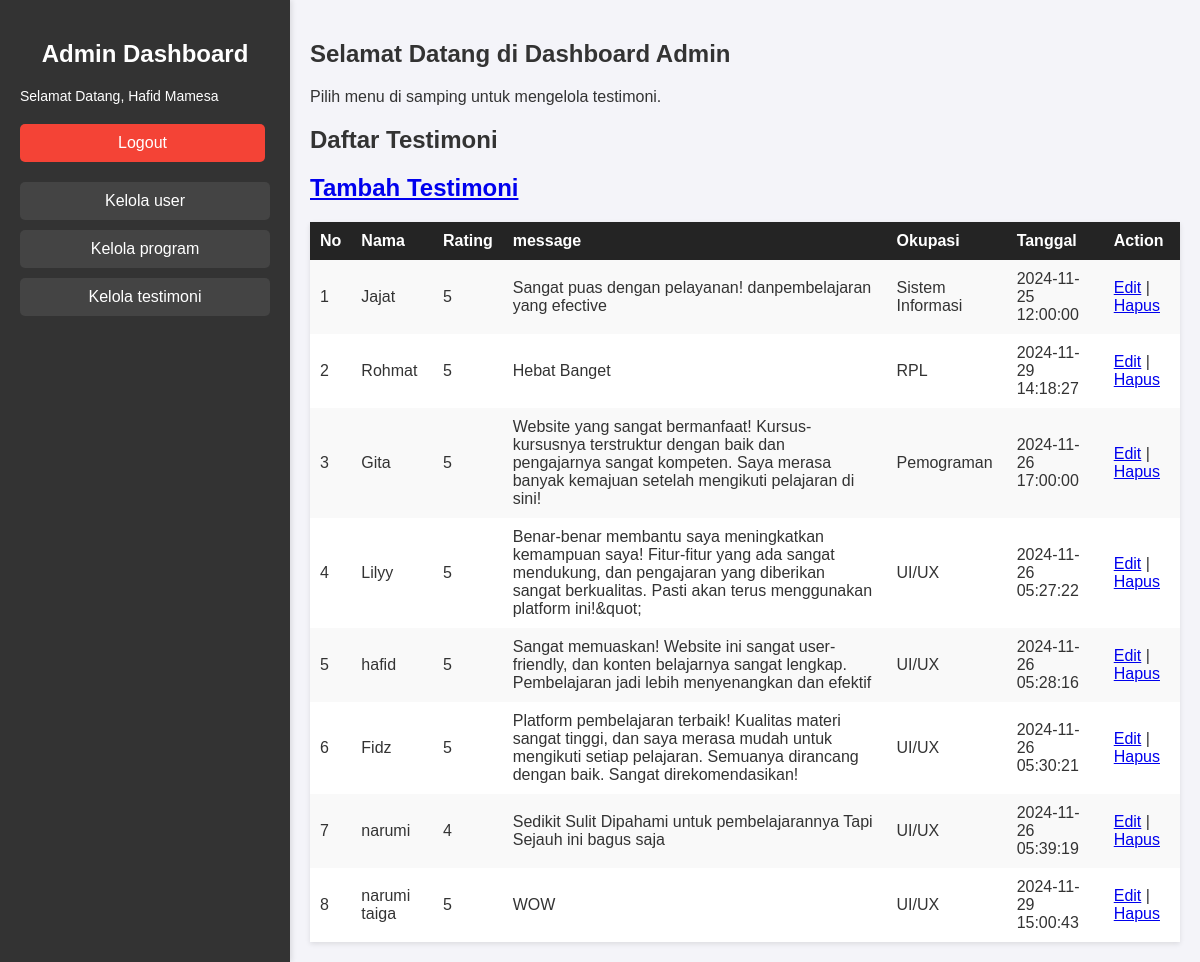
The app's page /admin/manage_testimoni.php (signed in) with its own data.
### tables this page shows
CREATE TABLE `reviews` (
  `id` int(11) NOT NULL,
  `name` varchar(50) DEFAULT NULL,
  `rating` int(11) DEFAULT NULL,
  `message` text DEFAULT NULL,
  `okupasi` varchar(64) DEFAULT NULL,
  `create_at` datetime DEFAULT NULL
);

### admin/manage_testimoni.php (the view, shortened to what this page needs)
<?php
    include'../config/config.php';
    $sql = "SELECT * FROM reviews";
    $stmt = $pdo->query($sql);
    $users = $stmt->fetchAll(PDO::FETCH_ASSOC);
?>
<!DOCTYPE html>
<html lang="en">
<head>
    <link rel="stylesheet" href="../css/dashboard_admin.css">
</head>
<body>
    <div class="container">
        <div class="sidebar">
            <h2>Admin Dashboard</h2>
            <p>Selamat Datang, <?php echo $_SESSION['nama']; ?></p>
            <a href="../config/logout.php" class="logout-btn">Logout</a>
            <div class="sidebar-manage">
            <a href="manage_users.php" class="manage-users-btn">Kelola user</a>
            <a href="manage_courses.php" class="manage-courses-btn">Kelola program</a>
            <a href="manage_testimoni.php" class="manage-courses-btn">Kelola testimoni</a>
            </div>
        </div>
        <div class="main-content">
            <h2>Selamat Datang di Dashboard Admin</h2>
            <p>Pilih menu di samping untuk mengelola testimoni.</p>
            <h2>Daftar Testimoni</h2>
            <h2><a href="tools/create_testimoni.php">Tambah Testimoni</a></h2>
            <table>
                <tr>
                    <th>No</th>
                    <th>Nama</th>
                    <th>Rating</th>
                    <th>message</th>
                    <th>Okupasi</th>
                    <th>Tanggal</th>
                    <th>Action</th>
                </tr>
                <?php foreach ($users as $index => $user): ?>
                <tr>
                    <td><?= $index + 1; ?></td>
                    <td><?= htmlspecialchars($user['name']); ?></td>
                    <td><?= htmlspecialchars($user['rating']); ?></td>
                    <td><?= htmlspecialchars($user['message']); ?></td>
                    <td><?= htmlspecialchars($user['okupasi']); ?></td>
                    <td><?= htmlspecialchars($user['create_at']); ?></td>
                    <td>
                        <a href="tools/edit_testimoni.php?id=<?= $user['id']; ?>">Edit</a> |
                        <a href="tools/delete_testimoni.php?id=<?= $user['id']; ?>" onclick="return confirm('Yakin ingin menghapus?')">Hapus</a>
                    </td>
                </tr>
                <?php endforeach; ?>
            </table>
        </div>
    </div>
</body>
</html>

### css/dashboard_admin.css (style rules this page uses)
body { margin: 0; font-family: Arial, sans-serif; background-color: #f4f4f9; color: #333; }
.container { display: flex; min-height: 100vh; }
.sidebar { width: 250px; background: #333333; color: white; padding: 20px; box-shadow: 2px 0 5px rgba(0, 0, 0, 0.1); }
.sidebar h2 { text-align: center; margin-bottom: 20px; }
.sidebar p { font-size: 14px; margin: 10px 0; }
.sidebar .logout-btn { display: block; width: 90%; background-color: #f44336; color: white; text-align: center; padding: 10px; margin-top: 20px; border: none; border-radius: 5px; text-decoration: none; }
.sidebar-manage { margin-top: 20px; display: flex; flex-direction: column; gap: 10px; }
.sidebar-manage a { display: block; background-color: #444444; color: white; text-align: center; padding: 10px; text-decoration: none; border-radius: 5px; transition: background-color 0.3s ease; }
.main-content { flex: 1; padding: 20px; }
.main-content h2 { margin-bottom: 20px; }
table { width: 100%; border-collapse: collapse; background: #fff; box-shadow: 0 2px 5px rgba(0, 0, 0, 0.1); }
table th, table td { text-align: left; padding: 10px; }
table th { background-color: #242424; color: white; }
table tr:nth-child(even) { background-color: #f9f9f9; }

### records on screen
reviews: name "Jajat", rating "5", message "Sangat puas dengan pelayanan! danpembelajaran yang efective", okupasi "Sistem Informasi", create_at "2024-11-25 12:00:00"
reviews: name "Rohmat", rating "5", message "Hebat Banget", okupasi "RPL", create_at "2024-11-29 14:18:27"
reviews: name "Gita", rating "5", message "Website yang sangat bermanfaat! Kursus-kursusnya terstruktur dengan baik dan pengajarnya sangat kompeten. Saya merasa banyak kemajuan setelah mengikuti pelajaran di sini!", okupasi "Pemograman", create_at "2024-11-26 17:00:00"
reviews: name "Lilyy", rating "5", message "Benar-benar membantu saya meningkatkan kemampuan saya! Fitur-fitur yang ada sangat mendukung, dan pengajaran yang diberikan sangat berkualitas. Pasti akan terus menggunakan platform ini!&quot;", okupasi "UI/UX", create_at "2024-11-26 05:27:22"
reviews: name "hafid", rating "5", message "Sangat memuaskan! Website ini sangat user-friendly, dan konten belajarnya sangat lengkap. Pembelajaran jadi lebih menyenangkan dan efektif", okupasi "UI/UX", create_at "2024-11-26 05:28:16"
reviews: name "Fidz", rating "5", message "Platform pembelajaran terbaik! Kualitas materi sangat tinggi, dan saya merasa mudah untuk mengikuti setiap pelajaran. Semuanya dirancang dengan baik. Sangat direkomendasikan!", okupasi "UI/UX", create_at "2024-11-26 05:30:21"
reviews: name "narumi", rating "4", message "Sedikit Sulit Dipahami untuk pembelajarannya Tapi Sejauh ini bagus saja", okupasi "UI/UX", create_at "2024-11-26 05:39:19"
reviews: name "narumi taiga", rating "5", message "WOW", okupasi "UI/UX", create_at "2024-11-29 15:00:43"

### other values on screen
$_SESSION['nama'] "Hafid Mamesa"
